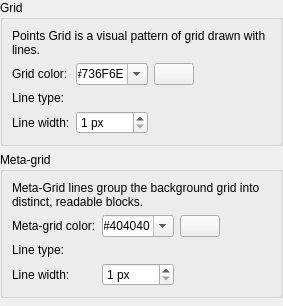
<?xml version="1.0" encoding="UTF-8"?>
<ui version="4.0">
 <class>LC_SettingsPageGridLines</class>
 <widget class="QWidget" name="LC_SettingsPageGridLines">
  <property name="geometry">
   <rect>
    <x>0</x>
    <y>0</y>
    <width>283</width>
    <height>306</height>
   </rect>
  </property>
  <layout class="QGridLayout" name="gridLayout_main">
   <property name="leftMargin">
    <number>0</number>
   </property>
   <property name="topMargin">
    <number>0</number>
   </property>
   <property name="rightMargin">
    <number>0</number>
   </property>
   <property name="bottomMargin">
    <number>0</number>
   </property>
   <item row="1" column="0">
    <widget class="QGroupBox" name="groupBox_10">
     <property name="title">
      <string>Grid</string>
     </property>
     <layout class="QGridLayout" name="gridLayout_g">
      <item row="2" column="1" colspan="2">
       <widget class="QG_LineTypeBox" name="wGridLinesLineType" native="true">
        <property name="toolTip">
         <string>Grid Line Type

Line type for grid lines</string>
        </property>
       </widget>
      </item>
      <item row="3" column="1">
       <widget class="QSpinBox" name="sbGridLinesLineWidth">
        <property name="toolTip">
         <string>Grid Line Width

Width of grid lines</string>
        </property>
        <property name="suffix">
         <string> px</string>
        </property>
        <property name="minimum">
         <number>1</number>
        </property>
        <property name="maximum">
         <number>10</number>
        </property>
        <property name="value">
         <number>1</number>
        </property>
       </widget>
      </item>
      <item row="3" column="0">
       <widget class="QLabel" name="lGridLineWidth_2">
        <property name="text">
         <string>Line width:</string>
        </property>
        <property name="buddy">
         <cstring>sbGridLinesLineWidth</cstring>
        </property>
       </widget>
      </item>
      <item row="1" column="2">
       <widget class="LC_ColorButton" name="pb_gridLines">
        <property name="toolTip">
         <string>Line

Click to select color.</string>
        </property>
       </widget>
      </item>
      <item row="1" column="3">
       <spacer name="horizontalSpacer_2">
        <property name="orientation">
         <enum>Qt::Orientation::Horizontal</enum>
        </property>
        <property name="sizeHint" stdset="0">
         <size>
          <width>0</width>
          <height>0</height>
         </size>
        </property>
       </spacer>
      </item>
      <item row="1" column="1">
       <widget class="QComboBox" name="cbGridLinesColor">
        <property name="toolTip">
         <string>Color Of Grid

Color of grid lines if grid drawn by lines</string>
        </property>
        <property name="editable">
         <bool>true</bool>
        </property>
        <property name="currentText">
         <string>#736F6E</string>
        </property>
       </widget>
      </item>
      <item row="2" column="0">
       <widget class="QLabel" name="lGridLineType_2">
        <property name="text">
         <string>Line type:</string>
        </property>
        <property name="buddy">
         <cstring>wGridLinesLineType</cstring>
        </property>
       </widget>
      </item>
      <item row="1" column="0">
       <widget class="QLabel" name="lGridColor_2">
        <property name="text">
         <string>Grid color:</string>
        </property>
        <property name="buddy">
         <cstring>cbGridLinesColor</cstring>
        </property>
       </widget>
      </item>
      <item row="0" column="0" colspan="4">
       <widget class="QLabel" name="label">
        <property name="text">
         <string>Points Grid is a visual pattern of grid drawn with lines. </string>
        </property>
        <property name="wordWrap">
         <bool>true</bool>
        </property>
       </widget>
      </item>
     </layout>
    </widget>
   </item>
   <item row="3" column="0">
    <spacer name="verticalSpacer">
     <property name="orientation">
      <enum>Qt::Orientation::Vertical</enum>
     </property>
     <property name="sizeHint" stdset="0">
      <size>
       <width>0</width>
       <height>0</height>
      </size>
     </property>
    </spacer>
   </item>
   <item row="2" column="0">
    <widget class="QGroupBox" name="groupBox_11">
     <property name="title">
      <string>Meta-grid</string>
     </property>
     <layout class="QGridLayout" name="gridLayout_gl">
      <item row="1" column="1">
       <widget class="QComboBox" name="cbMetaGridLinesColor">
        <property name="toolTip">
         <string>Meta-Grid Color

Color of Meta Grid if grid drawn by lines</string>
        </property>
        <property name="editable">
         <bool>true</bool>
        </property>
        <property name="currentText">
         <string>#404040</string>
        </property>
       </widget>
      </item>
      <item row="3" column="0">
       <widget class="QLabel" name="lMetaGridLineWidth_2">
        <property name="text">
         <string>Line width:</string>
        </property>
        <property name="buddy">
         <cstring>sbMetaGridLinesWidth</cstring>
        </property>
       </widget>
      </item>
      <item row="2" column="0">
       <widget class="QLabel" name="lMetaGridLineType_2">
        <property name="text">
         <string>Line type: </string>
        </property>
        <property name="buddy">
         <cstring>wMetaGridLinesLineType</cstring>
        </property>
       </widget>
      </item>
      <item row="2" column="1" colspan="2">
       <widget class="QG_LineTypeBox" name="wMetaGridLinesLineType" native="true">
        <property name="toolTip">
         <string>Meta Grid Line Type

Type of Meta Grid lines if grid is drawn by lines</string>
        </property>
       </widget>
      </item>
      <item row="3" column="1">
       <widget class="QSpinBox" name="sbMetaGridLinesWidth">
        <property name="toolTip">
         <string>Meta-Grid Line Type

Width of grid lines</string>
        </property>
        <property name="suffix">
         <string> px</string>
        </property>
        <property name="minimum">
         <number>1</number>
        </property>
        <property name="maximum">
         <number>10</number>
        </property>
       </widget>
      </item>
      <item row="1" column="3">
       <spacer name="horizontalSpacer">
        <property name="orientation">
         <enum>Qt::Orientation::Horizontal</enum>
        </property>
        <property name="sizeHint" stdset="0">
         <size>
          <width>0</width>
          <height>20</height>
         </size>
        </property>
       </spacer>
      </item>
      <item row="1" column="2">
       <widget class="LC_ColorButton" name="pb_metaLines">
        <property name="toolTip">
         <string>Meta-Grid Line

Click to select color.</string>
        </property>
       </widget>
      </item>
      <item row="1" column="0">
       <widget class="QLabel" name="lMetaGridColor_2">
        <property name="text">
         <string>Meta-grid color:</string>
        </property>
        <property name="buddy">
         <cstring>cbMetaGridLinesColor</cstring>
        </property>
       </widget>
      </item>
      <item row="0" column="0" colspan="4">
       <widget class="QLabel" name="label_2">
        <property name="text">
         <string>Meta-Grid lines group the background grid into distinct, readable blocks. </string>
        </property>
        <property name="wordWrap">
         <bool>true</bool>
        </property>
       </widget>
      </item>
     </layout>
    </widget>
   </item>
  </layout>
 </widget>
 <customwidgets>
  <customwidget>
   <class>QG_LineTypeBox</class>
   <extends>QWidget</extends>
   <header>qg_linetypebox.h</header>
  </customwidget>
  <customwidget>
   <class>LC_ColorButton</class>
   <extends>QPushButton</extends>
   <header>lc_color_button.h</header>
  </customwidget>
 </customwidgets>
 <resources/>
 <connections/>
</ui>
